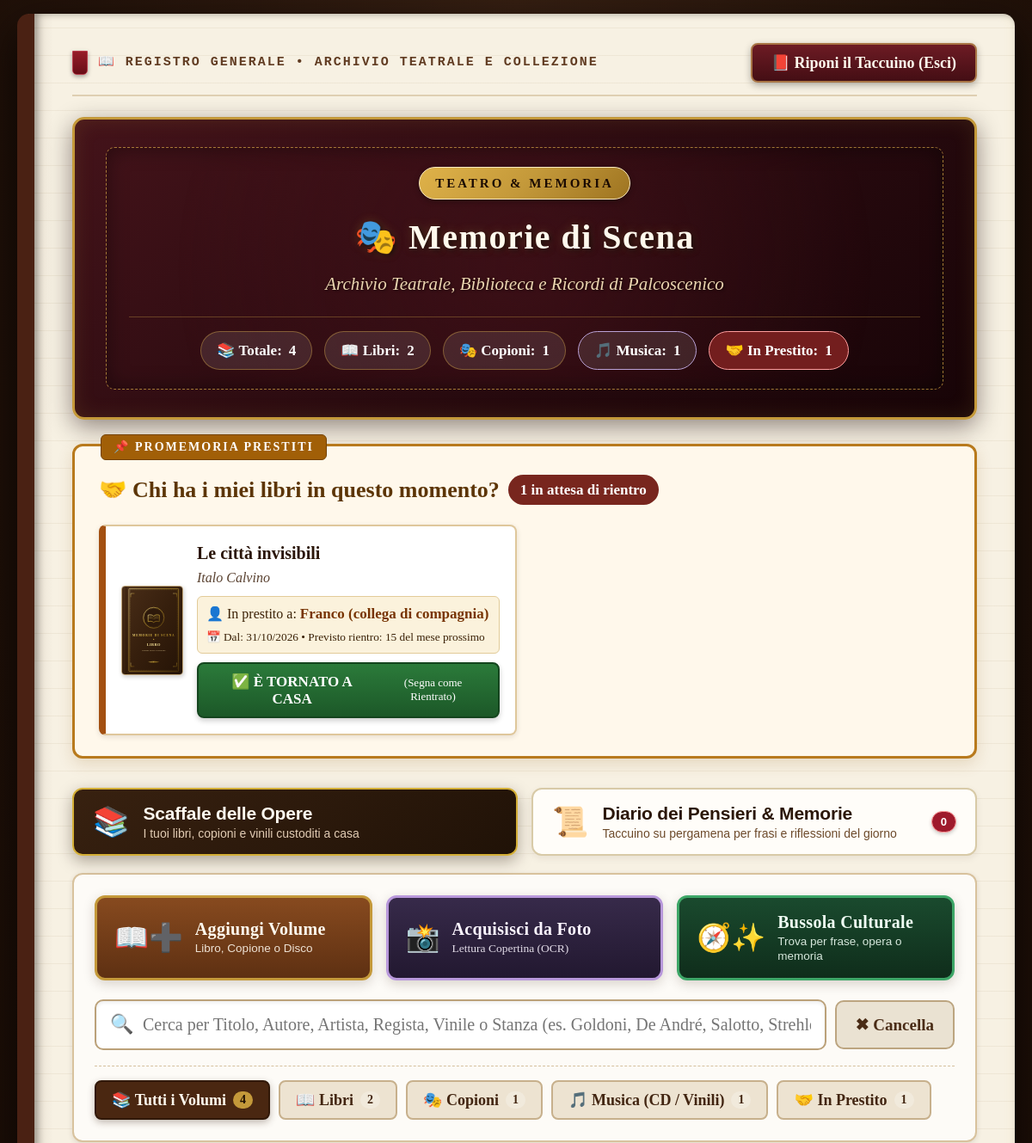
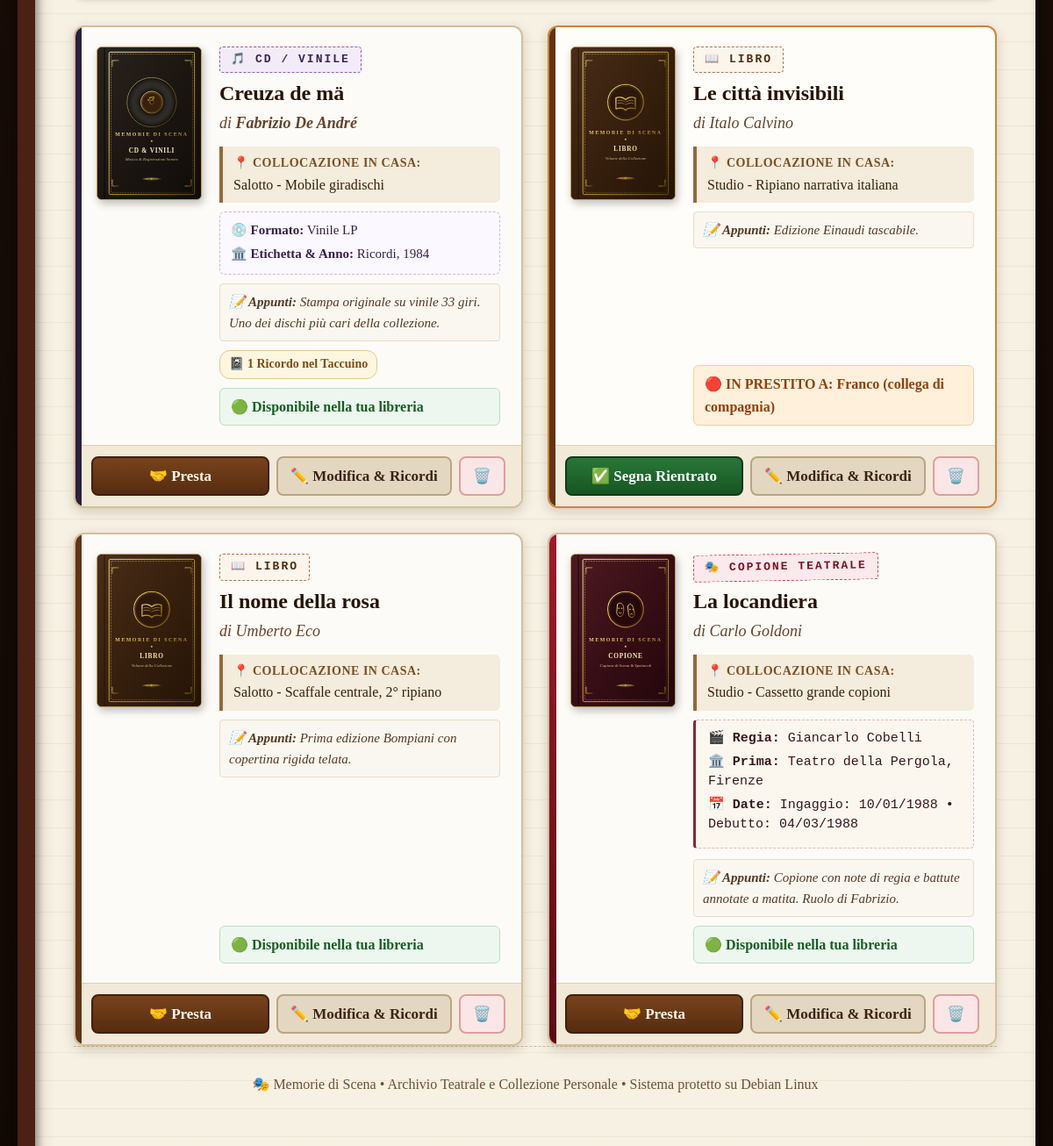
/, run on an earlier commit of the app's database (2 pictures, top to bottom).
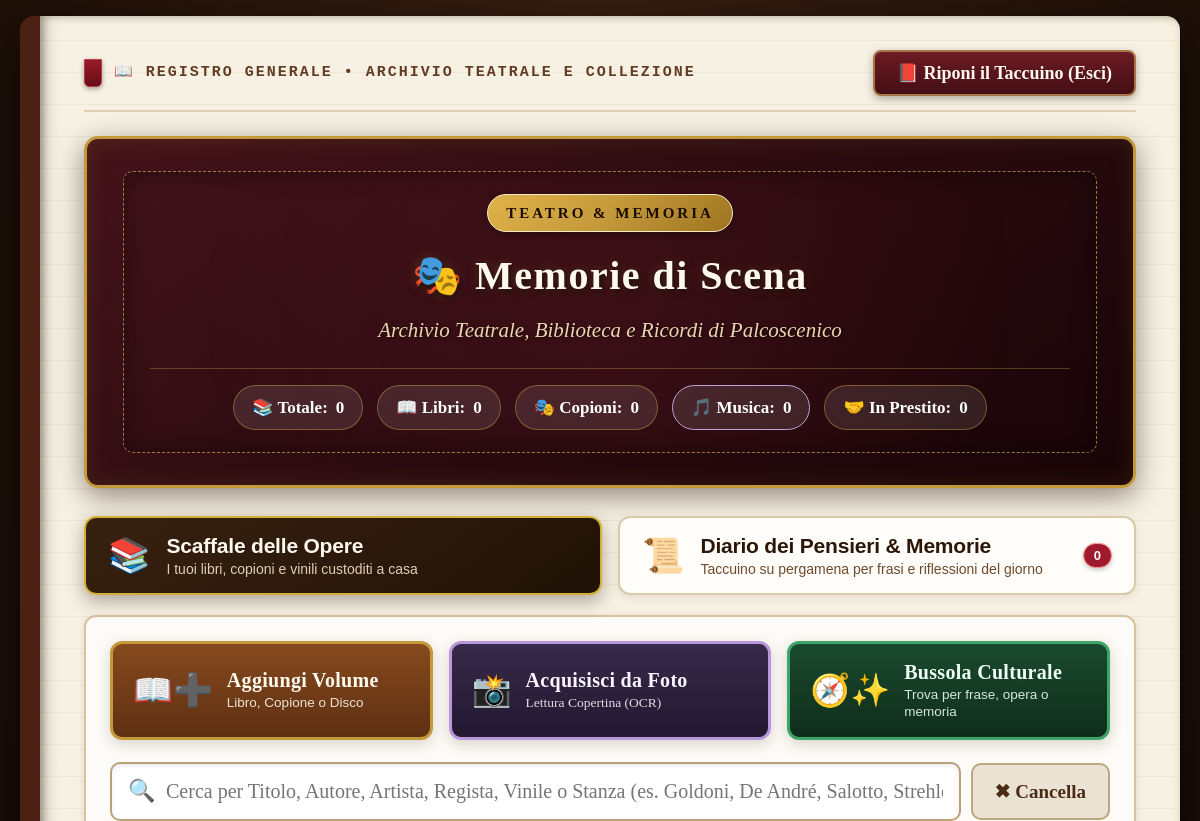
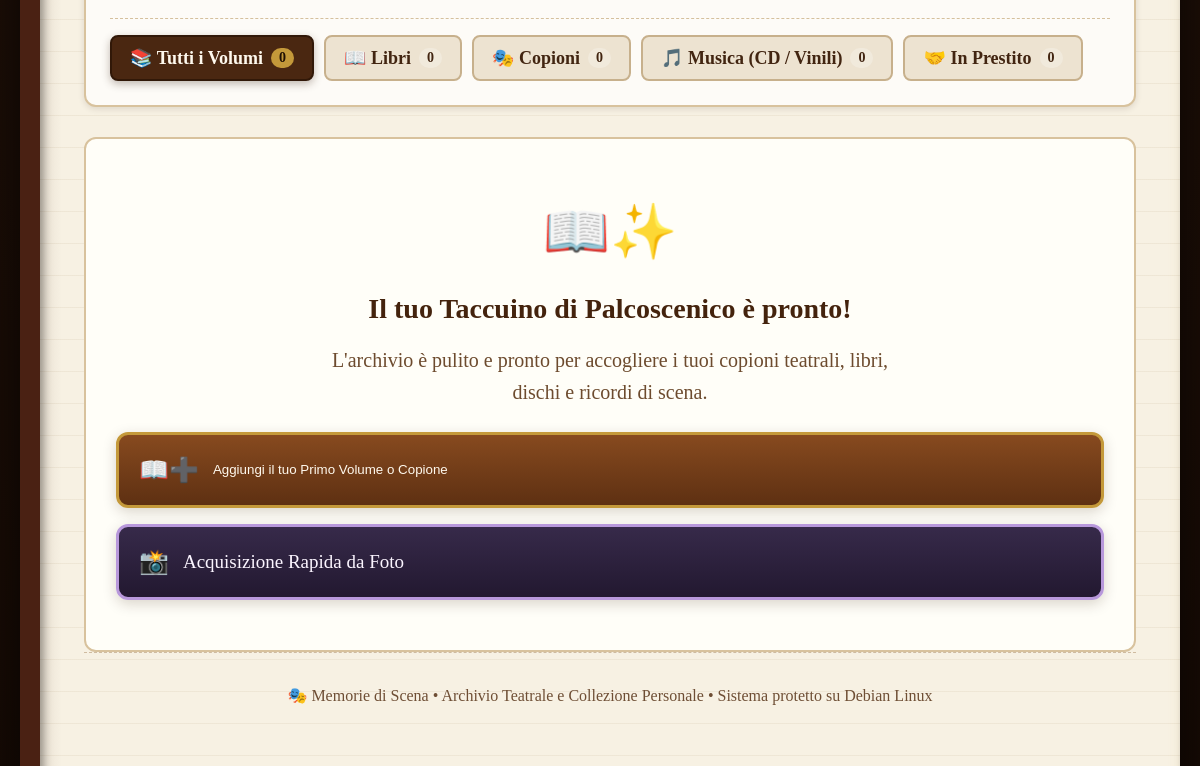
And on a later commit of the database (2 pictures, top to bottom).
### tables this page shows
CREATE TABLE prestiti (
            id INTEGER PRIMARY KEY AUTOINCREMENT,
            elemento_id INTEGER NOT NULL REFERENCES elementi(id) ON DELETE CASCADE,
            nome_persona TEXT NOT NULL,
            data_prestito TEXT NOT NULL,
            data_rientro_prevista TEXT,
            data_rientro_effettiva TEXT,
            stato TEXT NOT NULL DEFAULT 'In Prestito' CHECK(stato IN ('In Prestito', 'Rientrato'))
        );

CREATE TABLE "elementi" (
            id INTEGER PRIMARY KEY AUTOINCREMENT,
            tipo TEXT NOT NULL CHECK(tipo IN ('Libro', 'Copione', 'CD / Vinile')),
            titolo TEXT NOT NULL,
            autore TEXT,
            collocazione_casa TEXT,
            note TEXT,
            copertina_path TEXT,
            data_inserimento TEXT NOT NULL,
            regista TEXT,
            prima_esibizione_luogo TEXT,
            data_ingaggio TEXT,
            data_prima TEXT,
            formato TEXT,
            etichetta_anno TEXT
        );

### app.py (the view)
@app.route("/")
def index():
    with get_db() as conn:
        cursor = conn.cursor()
        cursor.execute("""
            SELECT
                p.id AS prestito_id,
                p.nome_persona,
                p.data_prestito,
                p.data_rientro_prevista,
                e.id AS elemento_id,
                e.tipo,
                e.titolo,
                e.autore,
                e.collocazione_casa,
                e.copertina_path
            FROM prestiti p
            JOIN elementi e ON p.elemento_id = e.id
            WHERE p.stato = 'In Prestito'
            ORDER BY p.id DESC
        """)
        prestiti_attivi = [dict(row) for row in cursor.fetchall()]
        cursor.execute("""
            SELECT
                e.*,
                p.id AS prestito_id,
                p.nome_persona AS prestito_persona,
                p.data_prestito AS prestito_data,
                p.data_rientro_prevista AS prestito_rientro_previsto,
                CASE WHEN p.id IS NOT NULL THEN 1 ELSE 0 END AS in_prestito,
                (SELECT COUNT(*) FROM appunti a WHERE a.elemento_id = e.id) AS num_appunti
            FROM elementi e
            LEFT JOIN prestiti p ON e.id = p.elemento_id AND p.stato = 'In Prestito'
            ORDER BY e.id DESC
        """)
        elementi = [dict(row) for row in cursor.fetchall()]
    conteggio_totale = len(elementi)
    conteggio_libri = sum(1 for el in elementi if el['tipo'] == 'Libro')
    conteggio_copioni = sum(1 for el in elementi if el['tipo'] == 'Copione')
    conteggio_musica = sum(1 for el in elementi if el['tipo'] == 'CD / Vinile')
    conteggio_prestiti = len(prestiti_attivi)
    return render_template(
        "index.html",
        elementi=elementi,
        prestiti_attivi=prestiti_attivi,
        totale=conteggio_totale,
        num_libri=conteggio_libri,
        num_copioni=conteggio_copioni,
        num_musica=conteggio_musica,
        num_prestiti=conteggio_prestiti,
        data_oggi=date.today().strftime("%d/%m/%Y")
    )

### app.py (called while the page is built)
@contextmanager
def get_db():
    conn = sqlite3.connect(DB_PATH, timeout=15.0)
    conn.row_factory = sqlite3.Row
    conn.execute("PRAGMA foreign_keys = ON;")
    try:
        yield conn
        conn.commit()
    except Exception:
        conn.rollback()
        raise
    finally:
        conn.close()

### templates/index.html (shortened to what the changed rows need)
<!DOCTYPE html>
<html lang="it">
<head>
  <link rel="stylesheet" href="{{ url_for('static', filename='css/style.css') }}?v=2.7">
</head>
<body>
  <div class="app-container">
    <header class="main-header">
      <div class="header-cornice">
        <h1 class="main-title">🎭 Memorie di Scena</h1>
        <div class="stats-bar">
          <div class="stat-pill">
            <span>📚 Totale:</span> <strong>{{ totale }}</strong>
          </div>
          <div class="stat-pill">
            <span>📖 Libri:</span> <strong>{{ num_libri }}</strong>
          </div>
          <div class="stat-pill">
            <span>🎭 Copioni:</span> <strong>{{ num_copioni }}</strong>
          </div>
          <div class="stat-pill" style="border-color: #baa2d6;">
            <span>🎵 Musica:</span> <strong>{{ num_musica }}</strong>
          </div>
          {% if num_prestiti > 0 %}
          <div class="stat-pill alert">
            <span>🤝 In Prestito:</span> <strong>{{ num_prestiti }}</strong>
          </div>
          {% else %}
          <div class="stat-pill">
            <span>🤝 In Prestito:</span> <strong>0</strong>
          </div>
          {% endif %}
        </div>
      </div>
    </header>
    {% if prestiti_attivi %}
    <section class="prestiti-banner" id="sezionePrestitiAttivi">
      <div class="prestiti-banner-header">
        <h2 class="prestiti-banner-title">
          <span>🤝 Chi ha i miei libri in questo momento?</span>
          <span class="prestiti-count-tag">{{ prestiti_attivi|length }} in attesa di rientro</span>
        </h2>
      </div>
      <div class="prestiti-grid">
        {% for p in prestiti_attivi %}
        <div class="prestito-row-card">
          <img src="{{ p.copertina_path }}" alt="Copertina" class="prestito-thumb" onerror="this.src='/static/covers/default_{{ 'copione' if p.tipo == 'Copione' else ('musica' if p.tipo == 'CD / Vinile' else 'libro') }}.svg'">
          <div class="prestito-info">
            <div class="prestito-titolo">{{ p.titolo }}</div>
            <div class="prestito-autore">{% if p.autore %}{{ p.autore }}{% else %}Autore/Artista non indicato{% endif %}</div>
            <div class="prestito-destinatario">
              👤 In prestito a: <strong>{{ p.nome_persona }}</strong><br>
              <small>📅 Dal: {{ p.data_prestito }}{% if p.data_rientro_prevista %} &bull; Previsto rientro: {{ p.data_rientro_prevista }}{% endif %}</small>
            </div>
            <form action="{{ url_for('segna_rientro', prestito_id=p.prestito_id) }}" method="POST" onsubmit="return confirm('Confermi che {{ p.nome_persona }} ha restituito il volume \'{{ p.titolo }}\'?');">
              <button type="submit" class="btn-rientro-rapido">
                <span>✅ È TORNATO A CASA</span>
                <small style="font-size: 13px; font-weight: normal;">(Segna come Rientrato)</small>
              </button>
            </form>
          </div>
        </div>
        {% endfor %}
      </div>
    </section>
    {% endif %}
    <div id="sezioneScaffale" class="sezione-scaffale">
      <section class="toolbar-section">
      <div class="filter-tabs">
        <button type="button" class="tab-btn active" data-filter="tutti" onclick="applicaFiltroTipo('tutti', this)">
          <span>📚 Tutti i Volumi</span>
          <span class="tab-badge" id="badgeTotale">{{ totale }}</span>
        </button>
        <button type="button" class="tab-btn" data-filter="Libro" onclick="applicaFiltroTipo('Libro', this)">
          <span>📖 Libri</span>
          <span class="tab-badge">{{ num_libri }}</span>
        </button>
        <button type="button" class="tab-btn" data-filter="Copione" onclick="applicaFiltroTipo('Copione', this)">
          <span>🎭 Copioni</span>
          <span class="tab-badge">{{ num_copioni }}</span>
        </button>
        <button type="button" class="tab-btn" data-filter="CD / Vinile" onclick="applicaFiltroTipo('CD / Vinile', this)">
          <span>🎵 Musica (CD / Vinili)</span>
          <span class="tab-badge">{{ num_musica }}</span>
        </button>
        <button type="button" class="tab-btn" data-filter="in_prestito" onclick="applicaFiltroTipo('in_prestito', this)">
          <span>🤝 In Prestito</span>
          <span class="tab-badge">{{ num_prestiti }}</span>
        </button>
      </div>
    </section>
    <main>
      <div class="libri-grid" id="grigliaLibri">
        {% for el in elementi %}
        <article class="libro-card {% if el.tipo == 'Copione' %}tipo-copione{% elif el.tipo == 'CD / Vinile' %}tipo-musica{% endif %} {% if el.in_prestito %}in-prestito{% endif %}"
                 data-id="{{ el.id }}"
                 data-tipo="{{ el.tipo }}"
                 data-prestito="{{ '1' if el.in_prestito else '0' }}"
                 data-search="{{ (el.titolo ~ ' ' ~ (el.autore or '') ~ ' ' ~ (el.collocazione_casa or '') ~ ' ' ~ (el.note or '') ~ ' ' ~ (el.regista or '') ~ ' ' ~ (el.prima_esibizione_luogo or '') ~ ' ' ~ (el.formato or '') ~ ' ' ~ (el.etichetta_anno or '') ~ ' ' ~ (el.prestito_persona or ''))|lower }}">
          <div class="libro-card-body">
            <div class="libro-cover-container">
              <img src="{{ el.copertina_path }}"
                   alt="Copertina di {{ el.titolo }}"
                   class="libro-cover-img"
                   onerror="this.src='/static/covers/default_{{ 'copione' if el.tipo == 'Copione' else ('musica' if el.tipo == 'CD / Vinile' else 'libro') }}.svg'">
            </div>
            <div class="libro-content">
              <span class="badge-tipo {% if el.tipo == 'Copione' %}copione{% elif el.tipo == 'CD / Vinile' %}musica{% else %}libro{% endif %}">
                {% if el.tipo == 'Copione' %}
                  🎭 COPIONE TEATRALE
                {% elif el.tipo == 'CD / Vinile' %}
                  🎵 CD / VINILE
                {% else %}
                  📖 LIBRO
                {% endif %}
              </span>
              <h2 class="libro-titolo">{{ el.titolo }}</h2>
              <div class="libro-autore">
                {% if el.autore %}
                  {% if el.tipo == 'CD / Vinile' %}
                    di <strong>{{ el.autore }}</strong>
                  {% else %}
                    di {{ el.autore }}
                  {% endif %}
                {% else %}
                  <span style="opacity: 0.65;">Autore non specificato</span>
                {% endif %}
              </div>
              <div class="collocazione-box">
                <strong>📍 Collocazione in Casa:</strong>
                <span>{{ el.collocazione_casa or 'Posizione non ancora indicata' }}</span>
              </div>
              {% if el.tipo == 'Copione' %}
                <div class="teatro-details">
                  {% if el.regista %}
                    <div><strong>🎬 Regia:</strong> {{ el.regista }}</div>
                  {% endif %}
                  {% if el.prima_esibizione_luogo %}
                    <div><strong>🏛️ Prima:</strong> {{ el.prima_esibizione_luogo }}</div>
                  {% endif %}
                  {% if el.data_ingaggio or el.data_prima %}
                    <div>
                      <strong>📅 Date:</strong>
                      {% if el.data_ingaggio %}Ingaggio: {{ el.data_ingaggio }}{% endif %}
                      {% if el.data_ingaggio and el.data_prima %} &bull; {% endif %}
                      {% if el.data_prima %}Debutto: {{ el.data_prima }}{% endif %}
                    </div>
                  {% endif %}
                </div>
              {% endif %}
              {% if el.tipo == 'CD / Vinile' %}
                <div class="musica-details">
                  {% if el.formato %}
                    <div><strong>💿 Formato:</strong> {{ el.formato }}</div>
                  {% endif %}
                  {% if el.etichetta_anno %}
                    <div><strong>🏛️ Etichetta &amp; Anno:</strong> {{ el.etichetta_anno }}</div>
                  {% endif %}
                </div>
              {% endif %}
              {% if el.note %}
                <div class="note-box">
                  <strong>📝 Appunti:</strong> {{ el.note }}
                </div>
              {% endif %}
              {% if el.num_appunti and el.num_appunti > 0 %}
                <div class="ricordi-pill">
                  <span>📓 {{ el.num_appunti }} Ricord{{ 'o' if el.num_appunti == 1 else 'i' }} nel Taccuino</span>
                </div>
              {% endif %}
              {% if el.in_prestito %}
                <div class="stato-prestito-box fuori">
                  <span>🔴 IN PRESTITO A: <strong>{{ el.prestito_persona }}</strong></span>
                </div>
              {% else %}
                <div class="stato-prestito-box in-casa">
                  <span>🟢 Disponibile nella tua libreria</span>
                </div>
              {% endif %}
            </div>
          </div>
          <footer class="libro-card-actions">
            {% if el.in_prestito %}
              <form action="{{ url_for('segna_rientro', prestito_id=el.prestito_id) }}" method="POST" style="flex:1; display:flex;" onsubmit="return confirm('Confermi che \'{{ el.titolo }}\' è stato restituito?');">
                <button type="submit" class="btn-card btn-rientro">
                  ✅ Segna Rientrato
                </button>
              </form>
            {% else %}
              <button type="button" class="btn-card btn-presta" onclick="apriModalPrestito('{{ el.id }}', '{{ el.titolo|replace("'", "\\'") }}')">
                🤝 Presta
              </button>
            {% endif %}
            <button type="button" class="btn-card btn-modifica" onclick="apriModalModifica('{{ el.id }}')" title="Modifica dati, collocazione o taccuino ricordi">
              ✏️ Modifica &amp; Ricordi
            </button>
            <button type="button" class="btn-card btn-elimina" onclick="confermaElimina('{{ el.id }}', '{{ el.titolo|replace("'", "\\'") }}')" title="Rimuovi dall'archivio">
              🗑️
            </button>
          </footer>
        </article>
        {% endfor %}
        {% if totale == 0 %}
        <div class="nessun-risultato" style="display: block; border-style: solid; border-color: #d8c29d; background: #fffef8;">
          <div class="nessun-risultato-icon">📖✨</div>
          <h3 style="color: #44230d; font-size: 28px; margin-bottom: 12px;">Il tuo Taccuino di Palcoscenico è pronto!</h3>
          <p style="color: #6d4b2e; font-size: 20px; max-width: 600px; margin: 0 auto 24px auto;">
            L'archivio è pulito e pronto per accogliere i tuoi copioni teatrali, libri, dischi e ricordi di scena.
          </p>
          <div style="display: flex; gap: 16px; justify-content: center; flex-wrap: wrap;">
            <button type="button" class="btn-aggiungi-grande" onclick="apriModalNuovo()">
              <span style="font-size: 24px;">📖➕</span>
              <span>Aggiungi il tuo Primo Volume o Copione</span>
            </button>
            <a href="{{ url_for('acquisizione_ocr') }}" class="btn-ocr-grande">
              <span style="font-size: 24px;">📸</span>
              <span>Acquisizione Rapida da Foto</span>
            </a>
          </div>
        </div>
        {% endif %}
      </div>
    </main>
    </div>
  </div>
</body>
</html>

What changed in the data, as far as the page shows it:
removed prestiti: copertina_path (placeholder picture), titolo "Le città invisibili", autore "Italo Calvino", nome_persona "Franco (collega di compagnia)", data_prestito "31/10/2026", data_rientro_prevista "15 del mese prossimo", shows "📖 LIBRO", collocazione_casa "Studio - Ripiano narrativa italiana", note "Edizione Einaudi tascabile.", prestito_persona "Franco (collega di compagnia)"
removed elementi: copertina_path (placeholder picture), tipo "🎵 CD / VINILE", titolo "Creuza de mä", autore "Fabrizio De André", collocazione_casa "Salotto - Mobile giradischi", formato "Vinile LP", etichetta_anno "Ricordi, 1984", note "Stampa originale su vinile 33 giri. Uno dei dischi più cari della collezione.", num_appunti "1", num_appunti "o", shows "🟢 Disponibile nella tua libreria"
removed elementi: copertina_path (placeholder picture), tipo "📖 LIBRO", titolo "Il nome della rosa", autore "Umberto Eco", collocazione_casa "Salotto - Scaffale centrale, 2° ripiano", note "Prima edizione Bompiani con copertina rigida telata.", shows "🟢 Disponibile nella tua libreria"
removed elementi: copertina_path (placeholder picture), tipo "🎭 COPIONE TEATRALE", titolo "La locandiera", autore "Carlo Goldoni", collocazione_casa "Studio - Cassetto grande copioni", regista "Giancarlo Cobelli", prima_esibizione_luogo "Teatro della Pergola, Firenze", data_ingaggio "10/01/1988", data_prima "04/03/1988", note "Copione con note di regia e battute annotate a matita. Ruolo di Fabrizio.", shows "🟢 Disponibile nella tua libreria"
Also different on the page:
{{ totale }}: "4" → "0"
{{ num_libri }}: "2" → "0"
{{ num_copioni }}: "1" → "0"
{{ num_musica }}: "1" → "0"
{{ num_prestiti }}: "1" → "0"
{{ num_prestiti }}: "1" → (not shown)
{{ prestiti_attivi|length }}: "1" → (not shown)
text no longer shown: "🤝 Chi ha i miei libri in questo momento? in attesa di rientro"
text now shown: "0 📖✨ Il tuo Taccuino di Palcoscenico è pronto! L'archivio è pulito e pronto per accogliere i tuoi copioni teatrali, libri, dischi e ricordi di scena. 📖➕ Aggiungi il tuo Primo Volume o Copione 📸 Acquisizione Rapida da Foto"
